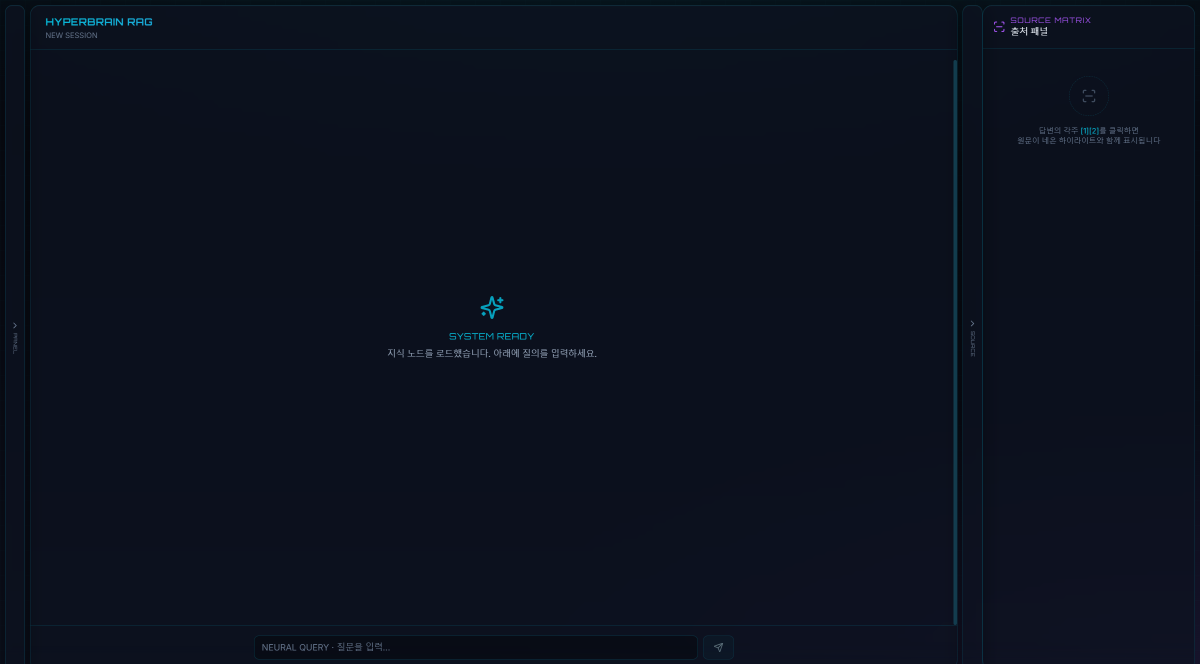
#> input picture docs/frames/01-ready.png, 2400 x 1327 px (shown at 1/2 size); the run also reads 1 picture not shown here
$ python make_demo_gif.py
#> lines starting #> are read from the running program, lines starting #| are printed output that depends on the picture
"""Combine PNG frames into docs/demo.gif. Usage: python scripts/make_demo_gif.py"""
from __future__ import annotations

from pathlib import Path

from PIL import Image

ROOT = Path(__file__).resolve().parents[1]
FRAMES_DIR = ROOT / "docs" / "frames"
OUTPUT = ROOT / "docs" / "demo.gif"

FRAME_ORDER = [
    "01-ready.png",
    "02-nodes.png",
    "03-chat.png",
    "04-sources.png",
]


def main() -> None:
    paths = [FRAMES_DIR / name for name in FRAME_ORDER]
    missing = [p for p in paths if not p.exists()]
    if missing:
        raise SystemExit(f"Missing frames: {', '.join(p.name for p in missing)}")

    images = [Image.open(p).convert("RGB") for p in paths]
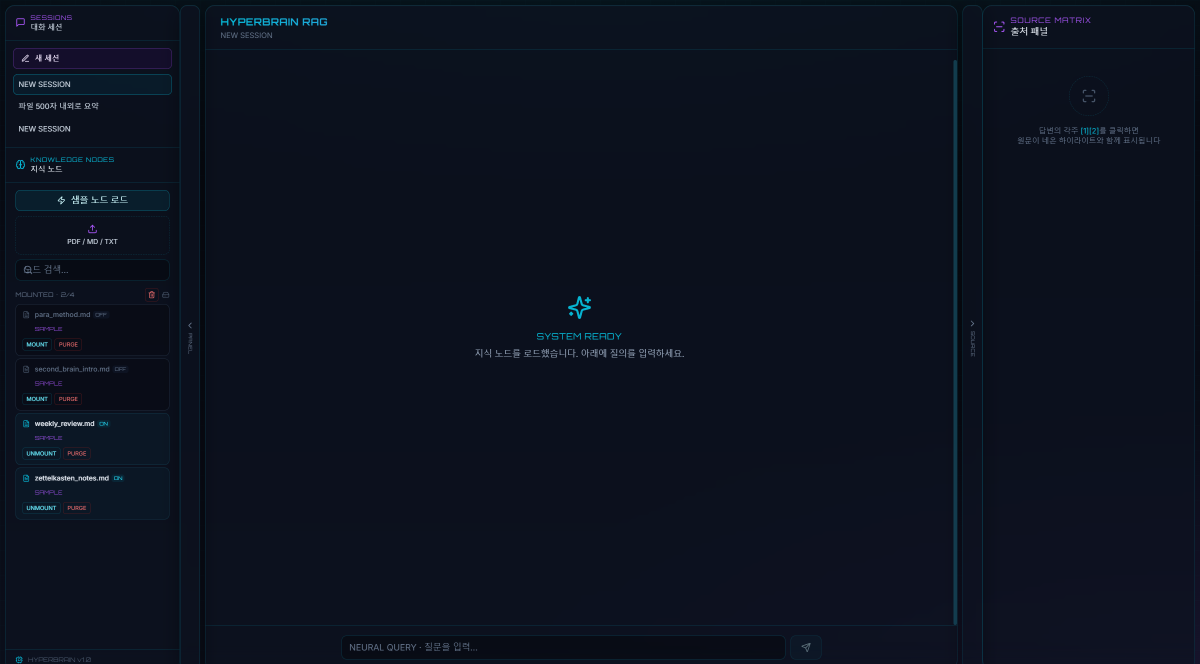
#> input picture docs/frames/02-nodes.png, 2400 x 1327 px (shown at 1/2 size)
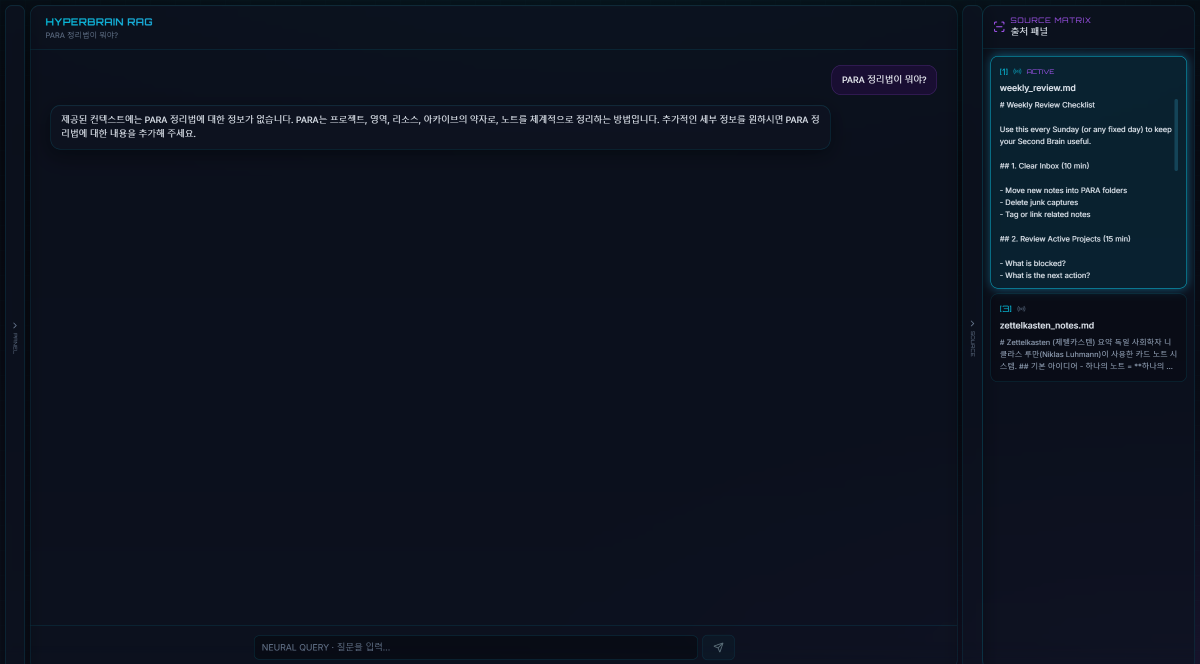
#> input picture docs/frames/03-chat.png, 2400 x 1327 px (shown at 1/2 size)
#> images = 4 items
    width = min(img.width for img in images)
#> width = 2400
    height = min(img.height for img in images)
#> height = 1327
    resized = [img.resize((width, height), Image.Resampling.LANCZOS) for img in images]
#> resized = 4 items

    OUTPUT.parent.mkdir(parents=True, exist_ok=True)
    resized[0].save(
        OUTPUT,
        save_all=True,
        append_images=resized[1:],
        duration=1800,
        loop=0,
        optimize=True,
    )
    print(f"Created {OUTPUT} ({len(resized)} frames, {width}x{height})")
#| Created docs/demo.gif (4 frames, 2400x1327)


if __name__ == "__main__":
    main()
